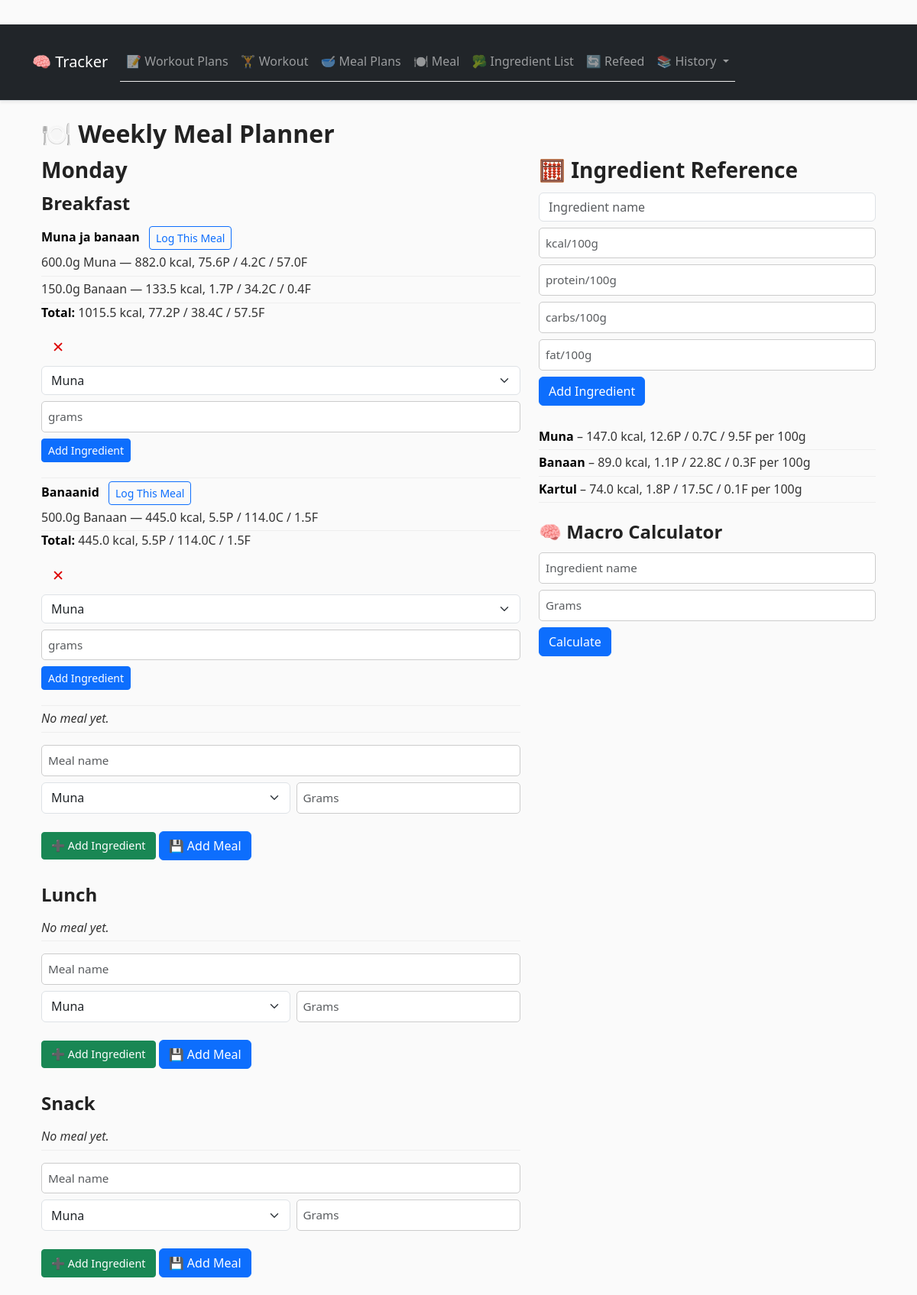
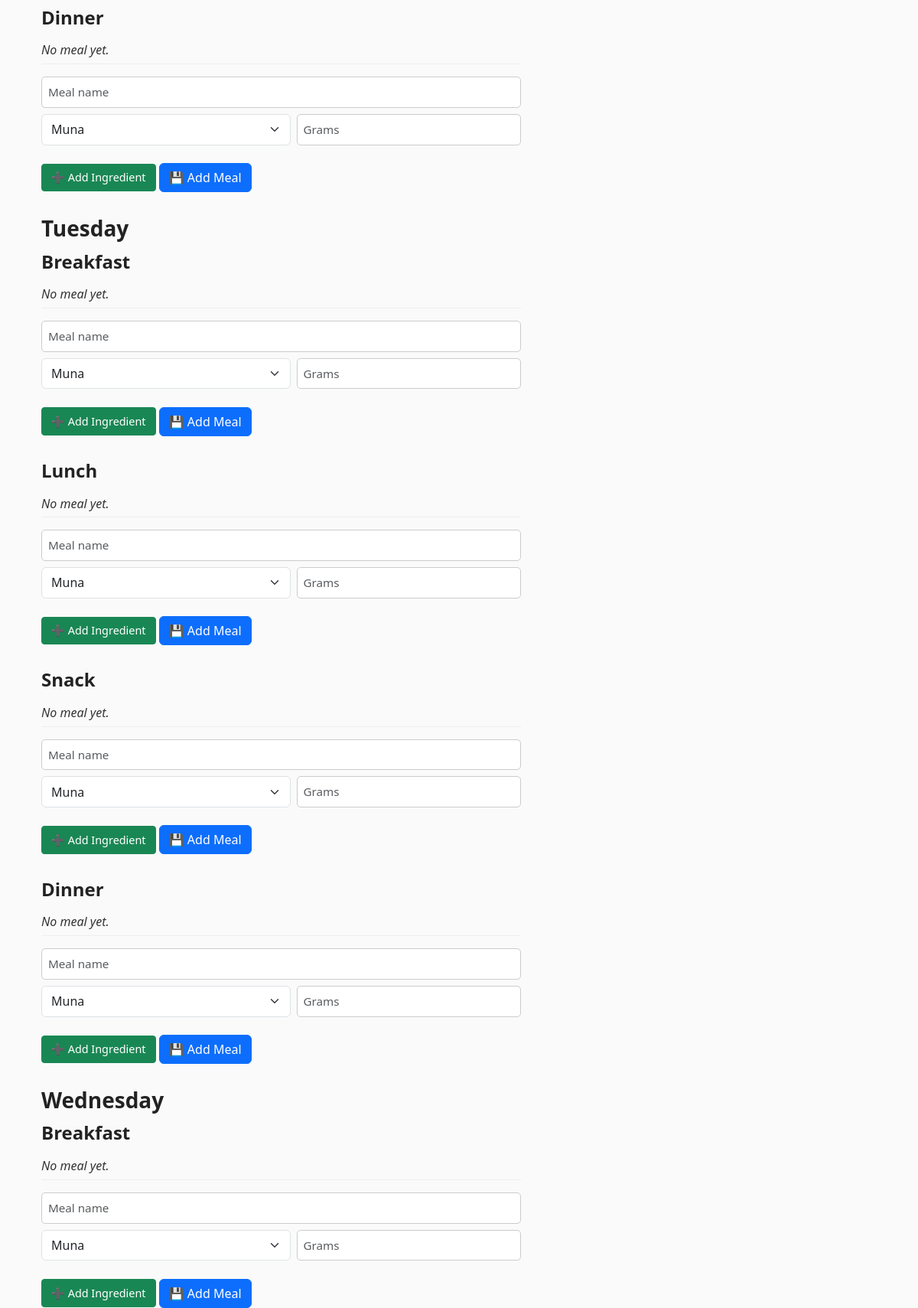
/meal_plans/ (upper part), run on the app's committed database (2 pictures, top to bottom).
### tables this page shows
CREATE TABLE meal_plans (
    id INTEGER PRIMARY KEY AUTOINCREMENT,
    day TEXT NOT NULL,
    meal_type TEXT NOT NULL,
    name TEXT NOT NULL,
    ingredients TEXT,
    calories REAL
);

CREATE TABLE meal_ingredients (
  id INTEGER PRIMARY KEY,
  meal_id INTEGER NOT NULL,
  ingredient_id INTEGER NOT NULL,
  grams REAL NOT NULL,
  FOREIGN KEY(meal_id) REFERENCES meal_plans(id),
  FOREIGN KEY(ingredient_id) REFERENCES ingredients(id)
);

CREATE TABLE ingredients (
    id INTEGER PRIMARY KEY AUTOINCREMENT,
    name TEXT NOT NULL UNIQUE,
    calories REAL NOT NULL,
    protein REAL NOT NULL,
    carbs REAL NOT NULL,
    fat REAL NOT NULL
);

### blueprints/meal_plans.py (the view)
@meal_plans_bp.route("/")
def meals_index():
    meals, ingredients = get_meals_with_macros()
    return render_template("plans/meal_index.html", meals=meals, ingredients=ingredients)

### database.py (called while the page is built)
def get_connection():
    conn = sqlite3.connect(DB_PATH)
    conn.row_factory = sqlite3.Row
    return conn

### templates/plans/meal_index.html (shortened to what this page needs)
{% extends "base.html" %}
{% block content %}
<div class="container">
  <h2>🍽️ Weekly Meal Planner</h2>
  <div class="row">
    <div class="col-md-7">
      {% set days = ['Monday','Tuesday','Wednesday','Thursday','Friday','Saturday','Sunday'] %}
      {% set slots = ['Breakfast','Lunch','Snack','Dinner'] %}
      {% for d in days %}
        <h3>{{ d }}</h3>
        {% for slot in slots %}
          <h4>{{ slot }}</h4>
          <ul>
            {% set meals_found = false %}
            {% for m in meals if m.day == d and m.meal_type == slot %}
              {% set meals_found = true %}
              <li>
                <strong>{{ m.name }}</strong>
                <a href="{{ url_for('meals.log_meal', from_meal_id=m.id) }}" class="btn btn-sm btn-outline-primary ms-2">Log This Meal</a>
                <ul>
                  {% for ing in m.ingredients %}
                    <li>{{ ing.grams }}g {{ ing.name }} — {{ ing.calories }} kcal, {{ ing.protein }}P / {{ ing.carbs }}C / {{ ing.fat }}F</li>
                  {% endfor %}
                </ul>
                <p><strong>Total:</strong> {{ m.totals.calories }} kcal, {{ m.totals.protein }}P / {{ m.totals.carbs }}C / {{ m.totals.fat }}F</p>
                <form action="{{ url_for('meal_plans.delete_meal', meal_id=m.id) }}" method="POST" class="d-inline">
                  <button class="delete-btn" title="Delete Meal">✕</button>
                </form>
                <form action="{{ url_for('meal_plans.add_ingredient') }}" method="POST" class="mt-2">
                  <div class="mb-2">
                    <select name="ingredient_id" class="form-select" required>
                      {% for i in ingredients %}
                        <option value="{{ i.id }}">{{ i.name }}</option>
                      {% endfor %}
                    </select>
                  </div>
                  <div class="mb-2">
                    <input name="grams" type="number" step="any" placeholder="grams" class="form-control" required>
                  </div>
                  <button type="submit" class="btn btn-primary btn-sm">Add Ingredient</button>
                </form>
              </li>
            {% endfor %}
            {% if not meals_found %}
              <li><em>No meal yet.</em></li>
            {% endif %}
          </ul>
          <form action="{{ url_for('meal_plans.add_meal') }}" method="POST" class="mb-4">
            <div class="mb-2">
              <input type="text" name="name" placeholder="Meal name" class="form-control" required>
            </div>
            <div class="ingredients-container mb-2">
              <div class="ingredient-row">
                <select name="ingredient_name" class="form-select" required>
                  {% for i in ingredients %}
                    <option value="{{ i.name }}">{{ i.name }}</option>
                  {% endfor %}
                </select>
                <input type="number" name="ingredient_grams" step="any" placeholder="Grams" class="form-control" required>
              </div>
            </div>
            <button type="button" class="btn btn-success btn-sm mb-2 add-ingredient-btn" onclick="addIngredientRow(this)">➕ Add Ingredient</button>
            <button type="submit" class="btn btn-primary">💾 Add Meal</button>
          </form>
        {% endfor %}
      {% endfor %}
    </div>
    <div class="col-md-5">
      <h3>🧮 Ingredient Reference</h3>
      <form method="POST" action="{{ url_for('ingredients.manage_ingredients') }}" class="mb-4">
        <div class="mb-2">
          <input name="name" placeholder="Ingredient name" class="form-control" required>
        </div>
        <div class="mb-2">
          <input name="calories" type="number" step="any" placeholder="kcal/100g" class="form-control" required>
        </div>
        <div class="mb-2">
          <input name="protein" type="number" step="any" placeholder="protein/100g" class="form-control" required>
        </div>
        <div class="mb-2">
          <input name="carbs" type="number" step="any" placeholder="carbs/100g" class="form-control" required>
        </div>
        <div class="mb-2">
          <input name="fat" type="number" step="any" placeholder="fat/100g" class="form-control" required>
        </div>
        <button type="submit" class="btn btn-primary">Add Ingredient</button>
      </form>
      <ul>
        {% for i in ingredients %}
          <li>
            <strong>{{ i.name }}</strong> – {{ i.calories }} kcal, {{ i.protein }}P / {{ i.carbs }}C / {{ i.fat }}F per 100g
          </li>
        {% endfor %}
      </ul>
      <h4 class="mt-4">🧠 Macro Calculator</h4>
      <form action="{{ url_for('ingredients.calculate_macros') }}" method="POST">
        <div class="mb-2">
          <input type="text" name="name" placeholder="Ingredient name" class="form-control" required>
        </div>
        <div class="mb-2">
          <input type="number" step="any" name="grams" placeholder="Grams" class="form-control" required>
        </div>
        <button type="submit" class="btn btn-primary">Calculate</button>
      </form>
    </div>
  </div>
</div>
{% endblock %}

### static/style.css (style rules this page uses)
body { font-family: 'Segoe UI', Roboto, sans-serif; background-color: #fafafa; color: #333; line-height: 1.6; padding-top: 2rem; }
h2, h3, h4 { font-weight: 600; color: #222; margin-bottom: 0.75rem; }
ul { list-style: none; padding-left: 0; }
li { padding: 0.25rem 0; border-bottom: 1px solid #eee; }
input[type="text"], input[type="number"], select { border-radius: 5px; border: 1px solid #ccc; padding: 0.5rem; font-size: 0.95rem; }
.ingredients-container .ingredient-row { display: flex; gap: 0.5rem; margin-bottom: 0.5rem; }
.ingredients-container .ingredient-row select, .ingredients-container .ingredient-row input { flex: 1; }
.add-ingredient-btn { display: inline-block; margin-top: 0.5rem; font-size: 0.9rem; font-weight: 500; padding: 0.4rem 0.75rem; border-radius: 4px; cursor: pointer; }
.delete-btn { border: none; background: none; color: #d00; font-size: 1.2rem; cursor: pointer; margin-left: 0.5rem; }
form { margin-bottom: 1rem; }
form .form-control, form .form-select { margin-bottom: 0.5rem; }
li strong { color: #000; }

### data on the page
meal_plans: name "Muna ja banaan", calories "882.0" "133.5", protein "75.6" "1.7", carbs "4.2" "34.2", fat "57.0" "0.4", totals.calories "1015.5", totals.protein "77.2", totals.carbs "38.4", totals.fat "57.5"
meal_ingredients: grams "600.0"
ingredients: name "Muna", name "Muna", calories "147.0", protein "12.6", carbs "0.7", fat "9.5"
meal_ingredients: grams "150.0"
ingredients: name "Banaan" "Banaan", name "Banaan", calories "89.0", protein "1.1", carbs "22.8", fat "0.3"
meal_plans: name "Banaanid", calories "445.0", protein "5.5", carbs "114.0", fat "1.5", totals.calories "445.0", totals.protein "5.5", totals.carbs "114.0", totals.fat "1.5"
meal_ingredients: grams "500.0"
ingredients: name "Kartul", calories "74.0", protein "1.8", carbs "17.5", fat "0.1"

### other printed values
{{ d }} "Monday" "Tuesday" "Wednesday"
{{ slot }} "Breakfast" "Lunch" "Snack" "Dinner" "Breakfast" "Lunch" "Snack" "Dinner" "Breakfast"
form field ingredient_id "Muna"
form field ingredient_name "Muna"
